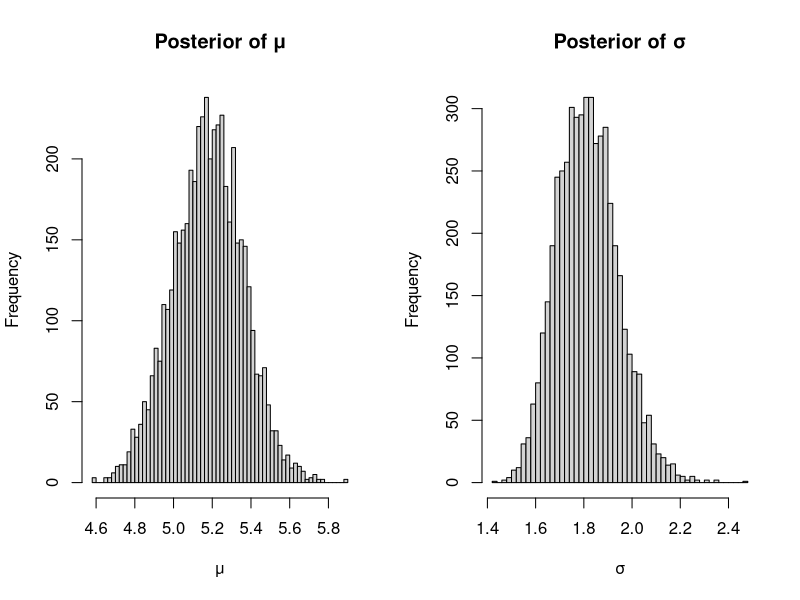

This figure's R source:
set.seed(123)

# データ生成
n <- 100
true_mu <- 5
true_sigma <- 2
x <- rnorm(n, mean = true_mu, sd = true_sigma)

# 事前分布のパラメータ
mu0 <- 0
tau2 <- 10^2
a <- 2
b <- 2

# 初期値
mu <- mean(x)
sigma2 <- var(x)

# ギブスサンプリングの設定
n_iter <- 5000
mu_samples <- numeric(n_iter)
sigma2_samples <- numeric(n_iter)

for (i in 1:n_iter) {
  # 条件付き分布から mu をサンプリング
  mu_n <- (n * mean(x) / sigma2 + mu0 / tau2) / (n / sigma2 + 1 / tau2)
  tau_n2 <- 1 / (n / sigma2 + 1 / tau2)
  mu <- rnorm(1, mean = mu_n, sd = sqrt(tau_n2))

  # 条件付き分布から sigma^2 をサンプリング（Inverse-Gamma）
  a_n <- a + n / 2
  b_n <- b + sum((x - mu)^2) / 2
  sigma2 <- 1 / rgamma(1, shape = a_n, rate = b_n)

  # 保存
  mu_samples[i] <- mu
  sigma2_samples[i] <- sigma2
}

# 結果の表示
cat("推定された mu の平均:", mean(mu_samples), "\n")
cat("推定された sigma の平均:", sqrt(mean(sigma2_samples)), "\n")

par(mfrow = c(1, 2))
hist(mu_samples, breaks = 50, main = "Posterior of μ", xlab = "μ")
hist(sqrt(sigma2_samples), breaks = 50, main = "Posterior of σ", xlab = "σ")
